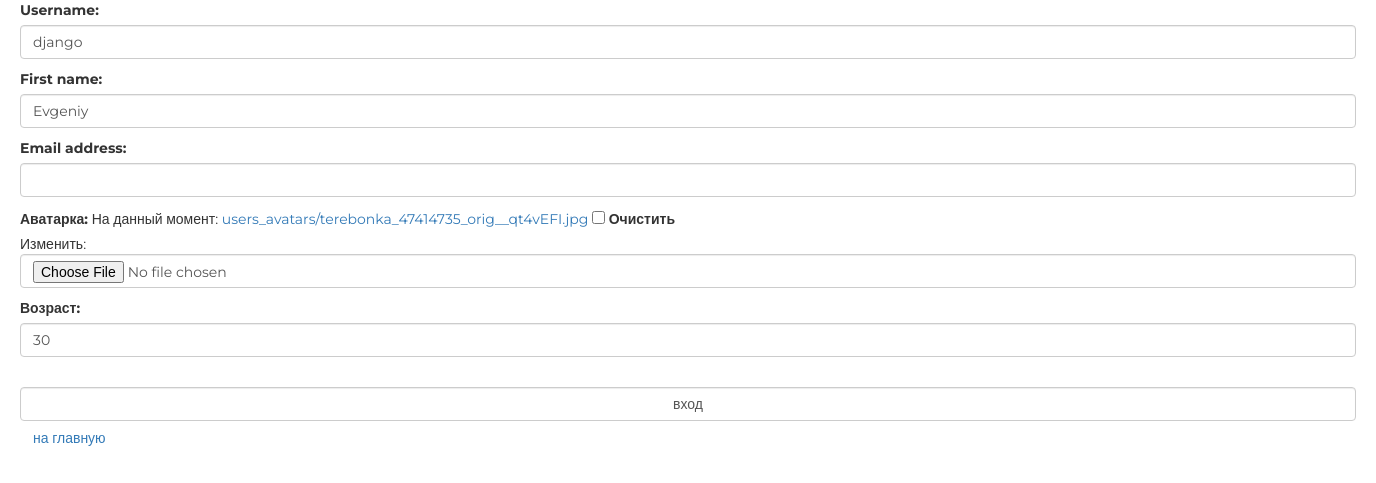
Screenshot of /auth/edit/ (signed in) with the database file from the repository.
### authapp/models.py (models this page shows)
class ShopUser(AbstractUser):
    avatar = models.ImageField(upload_to='users_avatars', blank=True, verbose_name='аватарка')
    age = models.PositiveIntegerField(verbose_name='возраст')
    is_active = models.BooleanField(default=True)

### authapp/views.py (the view)
# urls.py: path('edit/', authapp.edit, name='edit')
def edit(request):
    title = 'редактирование'
    if request.method == "POST":
        edit_form = ShopUserEditForm(request.POST, request.FILES, instance=request.user)
        if edit_form.is_valid():
            edit_form.save()
            return HttpResponseRedirect(reverse('auth:edit'))
    else:
        edit_form = ShopUserEditForm(instance=request.user)
    content = {
        'title': title,
        'edit_form': edit_form
    }
    return render(request, 'authapp/edit.html', content)

### authapp/forms.py (shortened to what this page needs)
class ShopUserEditForm(UserChangeForm):
    class Meta:
        model = ShopUser
        fields = ('username', 'first_name', 'email', 'avatar', 'age')
    def __init__(self, *args, **kwargs):
        super(ShopUserEditForm, self).__init__(*args, **kwargs)
        for field_name, field in self.fields.items():
            field.widget.attrs['class'] = "form-control"
            field.help_text = ''
            if field_name == 'password':
                field.widget = forms.HiddenInput()

### authapp/templates/authapp/edit.html (shortened to what this page needs)
{% extends 'authapp/base.html' %}
{% block content %}
    <form action="{% url 'auth:login' %}" method = "post" class="form-horizontal">
        {{ edit_form.as_p }}
        <br>
        <input type="submit" class="form-control" value="вход">
        <a href="{% url 'main' %}" class="btn btn-link">на главную</a>
    </form>
{% endblock %}

### static/style.css (style rules this page uses)
* { margin: 0; padding: 0; }
body { font-family: 'Montserrat', sans-serif; }
html, body { height: 100%; }

### rows the page displays
ShopUser: username "django", first_name "Evgeniy", age "30"
